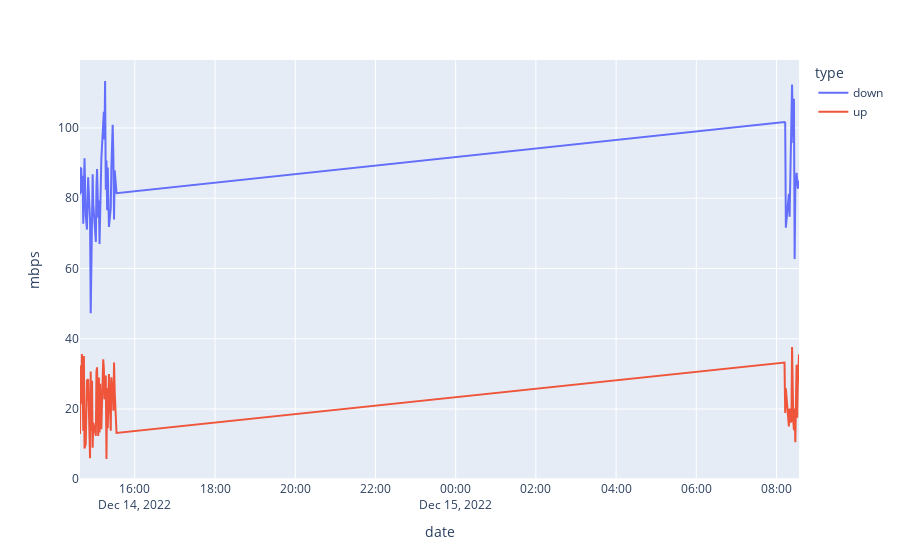

The notebook cell saved with this chart:
### Code cell
wait = 0.5 # min
loops = 60

for i in range(loops):
    print(i+1, ")", dt.datetime.now())

    data_df = run_speedtest(speedtest_name, options)
    if data_df is None:
        print("No results returned")
    else:
        history_df = update_history_df(data_df, history_file)
    
    if i < loops:
        clear_output(wait=False)
        print(f"{i+1}/{loops} -- Waiting for {wait*60} seconds")
        time.sleep(wait * 60)

    show_updated_speed(history_df)

print("Done")
